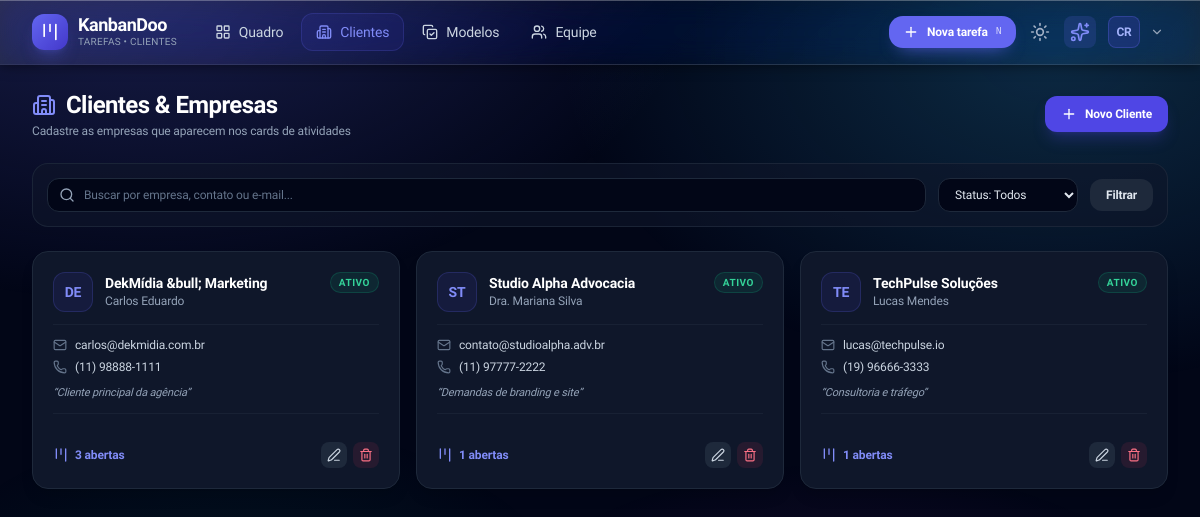
Page /clientes (signed in) on the committed database.
### tables this page shows
CREATE TABLE users (
    id INTEGER PRIMARY KEY AUTOINCREMENT,
    username TEXT NOT NULL UNIQUE,
    password_hash TEXT NOT NULL,
    full_name TEXT NOT NULL,
    email TEXT NOT NULL UNIQUE,
    role TEXT NOT NULL DEFAULT 'member',
    avatar_path TEXT DEFAULT NULL,
    theme_preference TEXT NOT NULL DEFAULT 'dark',
    created_at DATETIME DEFAULT CURRENT_TIMESTAMP,
    updated_at DATETIME DEFAULT CURRENT_TIMESTAMP
, work_start_time VARCHAR(10) DEFAULT '09:00', work_end_time VARCHAR(10) DEFAULT '17:00', work_days VARCHAR(50) DEFAULT '1,2,3,4,5', board_view_mode VARCHAR(20) DEFAULT 'status', visible_columns_json TEXT DEFAULT NULL);

CREATE TABLE clients (
    id INTEGER PRIMARY KEY AUTOINCREMENT,
    company_name TEXT NOT NULL,
    contact_name TEXT DEFAULT NULL,
    email TEXT DEFAULT NULL,
    phone TEXT DEFAULT NULL,
    status TEXT NOT NULL DEFAULT 'active',
    notes TEXT DEFAULT NULL,
    created_at DATETIME DEFAULT CURRENT_TIMESTAMP,
    updated_at DATETIME DEFAULT CURRENT_TIMESTAMP
, links_json TEXT DEFAULT "[]", summary TEXT DEFAULT NULL);

### app/bootstrap.php (called while the page is built, shortened)
<?php
require_once KD_ROOT . '/includes/auth.php';
function url(string $path = '/'): string
{
    $path = '/' . ltrim($path, '/');
    return BASE_PATH . ($path === '/' ? '/' : rtrim($path, '/'));
}
function current_path(): string
{
    $uri = parse_url($_SERVER['REQUEST_URI'] ?? '/', PHP_URL_PATH) ?? '/';
    $uri = rawurldecode($uri);
    $uri = '/' . trim($uri, '/');
    return $uri === '//' ? '/' : $uri;
}
function view_header(string $title): void
{
    require KD_ROOT . '/includes/header.php';
    require KD_ROOT . '/includes/navbar.php';
}
function view_footer(): void
{
    require KD_ROOT . '/includes/footer.php';
}

### app/Router.php (called while the page is built, shortened)
<?php
final class Router
{
    private array $routes = [];
    public function add(string $path, string $file, array $options = []): void
    {
        $this->routes[$this->normalize($path)] = [
            'file' => $file,
            'auth' => $options['auth'] ?? true,
            'admin' => $options['admin'] ?? false,
            'methods' => $options['methods'] ?? ['GET', 'POST'],
        ];
    }
    private function normalize(string $path): string
    {
        $path = '/' . trim($path, '/');
        return $path === '//' ? '/' : $path;
    }
    public function match(string $path): array
    {
        $path = $this->normalize($path);
        if (isset($this->routes[$path])) {
            return [$this->routes[$path], []];
        }
        return [null, []];
    }
    public function dispatch(string $path): void
    {
        [$route, $params] = $this->match($path);
        require KD_ROOT . '/app/' . ltrim($route['file'], '/');
    }
}

### index.php (called while the page is built, shortened)
<?php
require_once __DIR__ . '/app/bootstrap.php';
require_once __DIR__ . '/app/Router.php';
$router = new Router();
$path = current_path();
if (!is_logged_in() && !in_array($path, ['/entrar', '/login.php'], true) && !str_starts_with($path, '/api/')) {
    redirect(url('/entrar'));
}
$router->dispatch($path);

### includes/functions.php (called while the page is built, shortened)
<?php
function e(?string $string): string
{
    return htmlspecialchars((string)$string, ENT_QUOTES, 'UTF-8');
}

### includes/auth.php (called while the page is built, shortened)
<?php
require_once __DIR__ . '/functions.php';
function current_user(): ?array
{
    static $user = null;
    if ($user !== null) {
        return $user;
    }
    $pdo = get_pdo();
    $stmt = $pdo->prepare('SELECT id, username, full_name, email, role, avatar_path, theme_preference FROM users WHERE id = :id');
    $stmt->execute([':id' => $_SESSION['user_id']]);
    $user = $stmt->fetch();
    return $user;
}
function is_logged_in(): bool
{
    return current_user() !== null;
}
function current_theme(): string
{
    $user = current_user();
    if ($user && !empty($user['theme_preference'])) {
        return $user['theme_preference'];
    }
    return 'dark';
}

### app/pages/clientes.php (the view, shortened to what this page needs)
<?php
require_once dirname(__DIR__) . '/bootstrap.php';
$pdo = get_pdo();
$user = current_user();
$search = trim($_GET['q'] ?? '');
$sql = "
    SELECT c.*,
           (SELECT COUNT(*) FROM tasks WHERE client_id = c.id AND status = 'open') AS open_tasks_count,
           (SELECT COUNT(*) FROM tasks WHERE client_id = c.id AND status = 'completed') AS completed_tasks_count
    FROM clients c
    WHERE 1=1
";
$params = [];
$sql .= " ORDER BY c.company_name ASC";
$stmt = $pdo->prepare($sql);
$stmt->execute($params);
$clients = $stmt->fetchAll();
view_header('Clientes & Empresas');
?>
<main class="flex-1 w-full px-4 lg:px-8 py-6">
    <div class="flex flex-col sm:flex-row sm:items-center justify-between gap-4 mb-6">
        <div>
            <h1 class="text-2xl font-extrabold text-white tracking-tight flex items-center gap-2.5">
                <i data-lucide="building-2" class="w-6 h-6 text-indigo-400"></i>
                <span>Clientes & Empresas</span>
            </h1>
            <p class="text-xs text-slate-400 mt-0.5">Cadastre as empresas que aparecem nos cards de atividades</p>
        </div>
        <button onclick="openClientModal()" class="px-4 py-2.5 bg-indigo-600 hover:bg-indigo-500 text-white text-xs font-semibold rounded-xl transition shadow-lg shadow-indigo-600/25 flex items-center gap-2 self-start sm:self-auto">
            <i data-lucide="plus" class="w-4 h-4"></i>
            <span>Novo Cliente</span>
        </button>
    </div>
    <form method="GET" class="bg-slate-900/60 border border-slate-800/80 rounded-2xl p-3.5 mb-6 flex flex-wrap items-center gap-3">
        <div class="flex-1 min-w-[220px] relative">
            <span class="absolute inset-y-0 left-0 flex items-center pl-3 text-slate-400">
                <i data-lucide="search" class="w-4 h-4"></i>
            </span>
            <input type="text" name="q" value="<?= e($search) ?>" placeholder="Buscar por empresa, contato ou e-mail..." class="w-full pl-9 pr-3 py-2 bg-slate-950 border border-slate-800 rounded-xl text-xs text-slate-200 placeholder-slate-500 focus:outline-none focus:border-indigo-500 transition">
        </div>
        <div class="w-full sm:w-auto min-w-[140px]">
            <select name="status" onchange="this.form.submit()" class="w-full px-3 py-2 bg-slate-950 border border-slate-800 rounded-xl text-xs text-slate-200 focus:outline-none focus:border-indigo-500 transition">
                <option value="">Status: Todos</option>
            </select>
        </div>
        <button type="submit" class="px-4 py-2 bg-slate-800 hover:bg-slate-700 text-slate-200 text-xs font-semibold rounded-xl transition">
            Filtrar
        </button>
    </form>
    <?php if (empty($clients)): ?>
        <div class="bg-slate-900/40 border border-slate-800 rounded-2xl p-12 text-center">
            <div class="w-12 h-12 rounded-2xl bg-slate-800 text-slate-400 flex items-center justify-center mx-auto mb-3">
                <i data-lucide="building-2" class="w-6 h-6"></i>
            </div>
            <h3 class="text-sm font-bold text-white mb-1">Nenhum cliente encontrado</h3>
            <p class="text-xs text-slate-400 mb-4">Comece cadastrando sua primeira empresa parceira.</p>
            <button onclick="openClientModal()" class="px-4 py-2 bg-indigo-600 hover:bg-indigo-500 text-white text-xs font-semibold rounded-xl transition">
                + Cadastrar Cliente
            </button>
        </div>
    <?php else: ?>
        <div class="grid grid-cols-1 md:grid-cols-2 lg:grid-cols-3 gap-4">
            <?php foreach ($clients as $client): ?>
                <div class="bg-slate-900 border border-slate-800 hover:border-slate-700 rounded-2xl p-5 shadow-lg flex flex-col justify-between transition group">
                    <div>
                        <div class="flex items-start justify-between gap-2 mb-3">
                            <div class="flex items-center gap-3">
                                <div class="w-10 h-10 rounded-xl bg-indigo-600/10 border border-indigo-500/20 text-indigo-400 font-bold text-sm flex items-center justify-center">
                                    <?= mb_strtoupper(mb_substr($client['company_name'], 0, 2, 'UTF-8')) ?>
                                </div>
                                <div>
                                    <h3 class="font-bold text-sm text-white leading-tight group-hover:text-indigo-300 transition">
                                        <?= e($client['company_name']) ?>
                                    </h3>
                                    <?php if (!empty($client['contact_name'])): ?>
                                        <p class="text-xs text-slate-400"><?= e($client['contact_name']) ?></p>
                                    <?php endif; ?>
                                </div>
                            </div>
                            <span class="inline-flex items-center px-2 py-0.5 rounded-full text-[10px] font-bold uppercase tracking-wider <?= $client['status'] === 'active' ? 'bg-emerald-500/10 text-emerald-400 border border-emerald-500/20' : 'bg-slate-800 text-slate-500' ?>">
                                <?= $client['status'] === 'active' ? 'Ativo' : 'Inativo' ?>
                            </span>
                        </div>
                        <div class="space-y-1.5 py-3 border-y border-slate-800/60 text-xs text-slate-300">
                            <?php if (!empty($client['email'])): ?>
                                <div class="flex items-center gap-2 truncate">
                                    <i data-lucide="mail" class="w-3.5 h-3.5 text-slate-500 flex-shrink-0"></i>
                                    <a href="mailto:<?= e($client['email']) ?>" class="hover:text-indigo-400 truncate"><?= e($client['email']) ?></a>
                                </div>
                            <?php endif; ?>
                            <?php if (!empty($client['phone'])): ?>
                                <div class="flex items-center gap-2">
                                    <i data-lucide="phone" class="w-3.5 h-3.5 text-slate-500 flex-shrink-0"></i>
                                    <span><?= e($client['phone']) ?></span>
                                </div>
                            <?php endif; ?>
                            <?php if (!empty($client['notes'])): ?>
                                <p class="text-[11px] text-slate-400 line-clamp-2 pt-1 italic">
                                    &ldquo;<?= e($client['notes']) ?>&rdquo;
                                </p>
                            <?php endif; ?>
                        </div>
                    </div>
                    <div class="flex items-center justify-between pt-4 mt-3 text-xs">
                        <a href="<?= url('/tarefas') ?>?client=<?= (int)$client['id'] ?>" class="inline-flex items-center gap-1.5 font-semibold text-indigo-400 hover:text-indigo-300 transition" title="Ver demandas no Kanban">
                            <i data-lucide="kanban" class="w-4 h-4"></i>
                            <span><?= (int)$client['open_tasks_count'] ?> abertas</span>
                        </a>
                        <div class="flex items-center gap-1.5">
                            <button onclick="editClient(<?= htmlspecialchars(json_encode($client), ENT_QUOTES, 'UTF-8') ?>)" class="p-1.5 bg-slate-800 hover:bg-slate-700 text-slate-300 hover:text-white rounded-lg transition" title="Editar">
                                <i data-lucide="edit-3" class="w-3.5 h-3.5"></i>
                            </button>
                            <form method="POST" onsubmit="return confirm('Tem certeza que deseja excluir esta empresa?');" class="inline">
                                <button type="submit" class="p-1.5 bg-rose-500/10 hover:bg-rose-500/20 text-rose-400 rounded-lg transition" title="Excluir">
                                    <i data-lucide="trash-2" class="w-3.5 h-3.5"></i>
                                </button>
                            </form>
                        </div>
                    </div>
                </div>
            <?php endforeach; ?>
        </div>
    <?php endif; ?>
</main>

### includes/navbar.php (shortened to what this page needs)
<?php
require_once __DIR__ . '/auth.php';
$currentUser = current_user();
$navClass = function (bool $active): string {
    return $active
        ? 'px-3.5 py-2 rounded-xl text-sm font-medium transition flex items-center gap-2 bg-indigo-600/10 text-indigo-400 border border-indigo-500/20'
        : 'px-3.5 py-2 rounded-xl text-sm font-medium transition flex items-center gap-2 text-slate-300 hover:text-white hover:bg-slate-800/50';
};
$navItems = [
    ['href' => url('/tarefas'),  'icon' => 'layout-grid', 'label' => 'Quadro',   'active' => in_array(current_path(), ['/', '/tarefas'], true) || str_starts_with(current_path(), '/tarefas/'), 'admin' => false],
    ['href' => url('/clientes'), 'icon' => 'building-2',  'label' => 'Clientes', 'active' => current_path() === '/clientes', 'admin' => false],
    ['href' => url('/modelos'),  'icon' => 'copy-check',  'label' => 'Modelos',  'active' => current_path() === '/modelos', 'admin' => false],
    ['href' => url('/equipe'),   'icon' => 'users',       'label' => 'Equipe',   'active' => current_path() === '/equipe', 'admin' => true],
];
?>
<header class="kd-header kd-glass sticky top-0 z-40 px-8 py-3">
    <div class="w-full flex items-center justify-between gap-4">
        <div class="flex items-center gap-6">
            <a href="<?= url('/tarefas') ?>" class="flex items-center gap-2.5 group" aria-label="KanbanDoo, ir para o quadro">
                <span class="w-9 h-9 rounded-xl bg-gradient-to-br from-indigo-500 to-indigo-700 flex items-center justify-center text-white shadow-lg shadow-indigo-500/25">
                    <i data-lucide="kanban" class="w-5 h-5"></i>
                </span>
                <span class="flex flex-col">
                    <span class="font-bold text-lg text-white tracking-tight leading-none">KanbanDoo</span>
                    <span class="text-[10px] text-slate-400 font-medium tracking-wide uppercase">Tarefas &bull; Clientes</span>
                </span>
            </a>
            <nav class="hidden md:flex items-center gap-1" aria-label="Navegação principal">
                <?php foreach ($navItems as $item): ?>
                    <a href="<?= e($item['href']) ?>" class="<?= $navClass($item['active']) ?>" <?= $item['active'] ? 'aria-current="page"' : '' ?>>
                        <i data-lucide="<?= e($item['icon']) ?>" class="w-4 h-4"></i>
                        <?= e($item['label']) ?>
                    </a>
                <?php endforeach; ?>
            </nav>
        </div>
        <div class="flex items-center gap-2">
            <button type="button" onclick="KD.openTaskForm()" class="kd-btn kd-btn--primary">
                <i data-lucide="plus" class="w-4 h-4"></i>
                <span class="hidden sm:inline">Nova tarefa</span>
                <kbd class="hidden lg:inline kd-menu__hint" style="color:rgba(255,255,255,.75)">N</kbd>
            </button>
            <button type="button" id="themeToggleBtn" onclick="KD.toggleTheme()" class="kd-icon-btn" aria-label="Alternar tema">
                <i data-lucide="sun" class="w-5 h-5" id="themeToggleIcon"></i>
            </button>
            <button type="button" id="glassToggleBtn" onclick="KD.toggleGlass()" class="kd-icon-btn"
                    aria-pressed="true" aria-label="Reduzir transparência" title="Efeito de vidro">
                <i data-lucide="sparkles" class="w-5 h-5"></i>
            </button>
            <div class="relative kd-menu-wrap" id="userMenuDropdown">
                <button type="button" id="userMenuTrigger" onclick="KD.toggleUserMenu(event)"
                        class="flex items-center gap-2.5 p-1 rounded-xl hover:bg-slate-800/80 transition"
                        aria-haspopup="menu" aria-expanded="false" aria-controls="userMenuPopup">
                    <span class="w-8 h-8 rounded-lg bg-indigo-600/20 border border-indigo-500/30 text-indigo-300 font-bold text-xs flex items-center justify-center">
                        <?= e(mb_strtoupper(mb_substr($currentUser['full_name'] ?? 'U', 0, 2, 'UTF-8'))) ?>
                    </span>
                    <i data-lucide="chevron-down" class="w-3.5 h-3.5 text-slate-400"></i>
                </button>
            </div>
        </div>
    </div>
</header>

### rows in the picture
users: full_name "CR"
clients: company_name "DE", company_name "DekMídia &bull; Marketing", contact_name "Carlos Eduardo", status "ATIVO", email "carlos@dekmidia.com.br", phone "(11) 98888-1111", notes "Cliente principal da agência", open_tasks_count "3"
clients: company_name "ST", company_name "Studio Alpha Advocacia", contact_name "Dra. Mariana Silva", status "ATIVO", email "contato@studioalpha.adv.br", phone "(11) 97777-2222", notes "Demandas de branding e site", open_tasks_count "1"
clients: company_name "TE", company_name "TechPulse Soluções", contact_name "Lucas Mendes", status "ATIVO", email "lucas@techpulse.io", phone "(19) 96666-3333", notes "Consultoria e tráfego", open_tasks_count "1"

### other values in the picture
$item['label'] "Quadro"
$item['label'] "Clientes"
$item['label'] "Modelos"
$item['label'] "Equipe"
